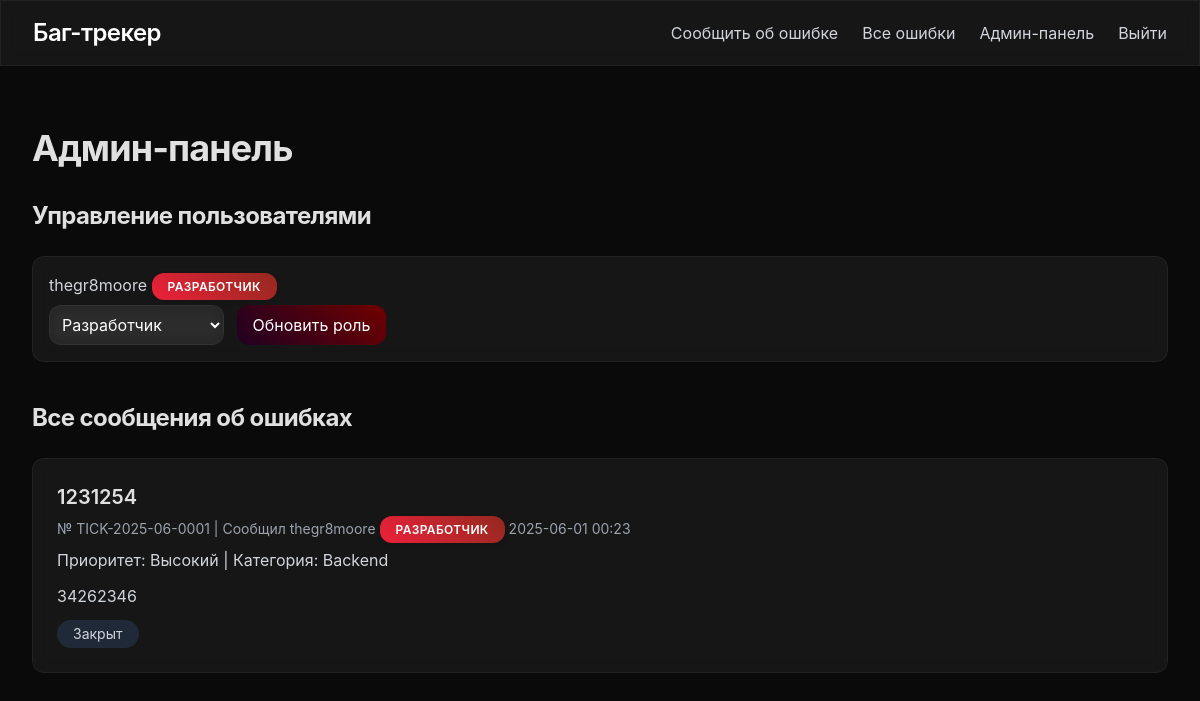
The page /admin (signed in) on the database its author committed.
### tables this page shows
CREATE TABLE users (
            id INTEGER PRIMARY KEY AUTOINCREMENT,
            username TEXT UNIQUE NOT NULL,
            password TEXT NOT NULL,
            role TEXT NOT NULL DEFAULT 'Игрок',
            is_admin BOOLEAN NOT NULL DEFAULT 0
        );

CREATE TABLE bug_reports (
            id INTEGER PRIMARY KEY AUTOINCREMENT,
            ticket_number TEXT UNIQUE NOT NULL,
            title TEXT NOT NULL,
            description TEXT NOT NULL,
            steps TEXT NOT NULL,
            status TEXT NOT NULL DEFAULT 'Открыт',
            priority TEXT NOT NULL DEFAULT 'Средний',
            category TEXT NOT NULL DEFAULT 'Общее',
            created_at TIMESTAMP NOT NULL,
            last_updated_at TIMESTAMP,
            last_updated_by INTEGER,
            user_id INTEGER,
            FOREIGN KEY (user_id) REFERENCES users (id),
            FOREIGN KEY (last_updated_by) REFERENCES users (id)
        );

### app.py (the view)
@app.route('/admin', methods=['GET', 'POST'])
@login_required
def admin():
    if not current_user.is_admin:
        flash('Доступ запрещен')
        return redirect(url_for('index'))
    with sqlite3.connect('bugs.db') as conn:
        conn.row_factory = sqlite3.Row
        c = conn.cursor()
        if request.method == 'POST':
            user_id = request.form['user_id']
            new_role = request.form['role']
            c.execute('UPDATE users SET role = ? WHERE id = ?', (new_role, user_id))
            conn.commit()
            flash(f'Роль пользователя обновлена на {new_role}')
        c.execute('SELECT br.*, u.username, u.role FROM bug_reports br JOIN users u ON br.user_id = u.id ORDER BY br.created_at DESC')
        bugs = c.fetchall()
        c.execute('SELECT id, username, role FROM users')
        users = c.fetchall()
        bugs = [dict(bug, created_at=datetime.fromisoformat(bug['created_at']), last_updated_at=datetime.fromisoformat(bug['last_updated_at']) if bug['last_updated_at'] else None) for bug in bugs]
    return render_template('admin.html', bugs=bugs, users=users)

### app.py (called while the page is built)
@login_manager.user_loader
def load_user(user_id):
    with sqlite3.connect('bugs.db') as conn:
        c = conn.cursor()
        c.execute('SELECT id, username, role, is_admin FROM users WHERE id = ?', (user_id,))
        user = c.fetchone()
        if user:
            return User(user[0], user[1], user[2], user[3])
        return None

### templates/admin.html (shortened to what this page needs)
{% extends 'base.html' %}
{% block content %}
<div class="mt-12 fade-in">
    <h2 class="text-4xl font-bold tracking-tight mb-8">Админ-панель</h2>
    <h3 class="text-2xl font-bold tracking-tight mb-6">Управление пользователями</h3>
    <div class="space-y-4 mb-10">
        {% for user in users %}
            <div class="glass p-4 rounded-xl">
                <p class="text-gray-300">{{ user.username }}
                    <span class="role-banner
                        {% if user.role == 'Разработчик' %}role-developer{% endif %}
                        {% if user.role == 'Админ' %}role-admin{% endif %}"
                    >{{ user.role }}</span>
                </p>
                <form method="POST" class="mt-2">
                    <select name="role" class="p-2 glass rounded-xl text-white">
                        <option value="Разработчик" {% if user.role == 'Разработчик' %}selected{% endif %}>Разработчик</option>
                    </select>
                    <button type="submit" class="ml-2 gradient-button text-white px-4 py-2 rounded-xl hover-scale">Обновить роль</button>
                </form>
            </div>
        {% endfor %}
    </div>
    <h3 class="text-2xl font-bold tracking-tight mb-6">Все сообщения об ошибках</h3>
    <div class="space-y-6">
        {% for bug in bugs %}
            <div class="glass p-6 rounded-xl hover:bg-gray-900/10 transition fade-in">
                <h3 class="text-xl font-semibold"><a href="{{ url_for('bug_detail', bug_id=bug.id) }}" class="hover:text-blue-400 transition">{{ bug.title }}</a></h3>
                <p class="text-gray-400 text-sm mt-2">№ {{ bug.ticket_number }} | Сообщил {{ bug.username }}
                    <span class="role-banner
                        {% if bug.role == 'Разработчик' %}role-developer{% endif %}
                        {% if bug.role == 'Админ' %}role-admin{% endif %}"
                    >{{ bug.role }}</span> {{ bug.created_at.strftime('%Y-%m-%d %H:%M') }}
                </p>
                <p class="text-gray-300 mt-2">Приоритет: {{ bug.priority }} | Категория: {{ bug.category }}</p>
                <p class="text-gray-300 mt-3">{{ bug.description | truncate(100) }}</p>
                <span class="inline-block mt-3 px-4 py-1 bg-gray-800 rounded-full text-sm text-gray-300">{{ bug.status }}</span>
            </div>
        {% endfor %}
    </div>
</div>
{% endblock %}

### templates/base.html (shortened to what this page needs)
<!DOCTYPE html>
<html lang="ru">
<head>
    <script src="https://cdn.tailwindcss.com"></script>
    <link rel="stylesheet" href="https://cdnjs.cloudflare.com/ajax/libs/font-awesome/6.0.0-beta3/css/all.min.css">
</head>
<body class="min-h-screen">
    <nav class="glass fixed w-full z-10">
        <div class="max-w-7xl mx-auto px-4 sm:px-6 lg:px-8">
            <div class="flex justify-between items-center h-16">
                <div class="flex items-center">
                    <a href="{{ url_for('index') }}" class="text-2xl font-semibold tracking-tight text-white">Баг-трекер</a>
                </div>
                <div class="flex items-center space-x-6">
                    {% if current_user.is_authenticated %}
                        <a href="{{ url_for('report') }}" class="nav-link text-gray-300 hover:text-white">Сообщить об ошибке</a>
                        <a href="{{ url_for('bug_list') }}" class="nav-link text-gray-300 hover:text-white">Все ошибки</a>
                        {% if current_user.is_admin %}
                            <a href="{{ url_for('admin') }}" class="nav-link text-gray-300 hover:text-white">Админ-панель</a>
                        {% endif %}
                        <a href="{{ url_for('logout') }}" class="nav-link text-gray-300 hover:text-white">Выйти</a>
                    {% else %}
                        <a href="{{ url_for('login') }}" class="nav-link text-gray-300 hover:text-white">Войти</a>
                        <a href="{{ url_for('register') }}" class="nav-link text-gray-300 hover:text-white">Регистрация</a>
                    {% endif %}
                </div>
            </div>
        </div>
    </nav>
    <main class="max-w-7xl mx-auto px-4 sm:px-6 lg:px-8 pt-20 pb-10">
        {% block content %}{% endblock %}
    </main>
</body>
</html>

### templates/base.html (style rules this page uses)
body { font-family: 'SF Pro Display', -apple-system, BlinkMacSystemFont, 'Segoe UI', Roboto, sans-serif; background: #0a0a0a; color: #e0e0e0; overflow-x: hidden; }
.glass { background: rgba(255, 255, 255, 0.05); backdrop-filter: blur(8px); border: 1px solid rgba(255, 255, 255, 0.05); transition: all 0.3s ease; }
.fade-in { animation: fadeIn 0.6s ease-in-out; }
.hover-scale { transition: transform 0.2s ease; }
.gradient-button { background: linear-gradient(45deg, #200122, #6f0000); position: relative; overflow: hidden; }
.gradient-button::before { content: ''; position: absolute; top: 0; left: -100%; width: 100%; height: 100%; background: linear-gradient(45deg, transparent, rgba(255, 255, 255, 0.2), transparent); transition: left 0.4s ease; }
.nav-link { position: relative; transition: color 0.2s ease; }
.nav-link::after { content: ''; position: absolute; width: 0; height: 1px; bottom: -4px; left: 0; background: #00b7eb; transition: width 0.2s ease; }
.role-banner { padding: 0.4rem 1rem; border-radius: 0.75rem; font-size: 0.75rem; font-weight: 600; text-transform: uppercase; letter-spacing: 0.03em; box-shadow: 0 2px 4px rgba(0, 0, 0, 0.1); transition: transform 0.2s ease, box-shadow 0.2s ease; }
.role-developer { background: linear-gradient(45deg, #ED213A, #93291E); color: #fff; }
select { background: #0a0a0a; color: #e0e0e0; border: 1px solid rgba(255, 255, 255, 0.1); }
select option { background: #0a0a0a; color: #e0e0e0; }

### rows shown on the page
users: username "thegr8moore", role "РАЗРАБОТЧИК", role "Разработчик"
bug_reports: title "1231254", ticket_number "TICK-2025-06-0001", username "thegr8moore", role "РАЗРАБОТЧИК", created_at "2025-06-01 00:23", priority "Высокий", category "Backend", description "34262346", status "Закрыт"
